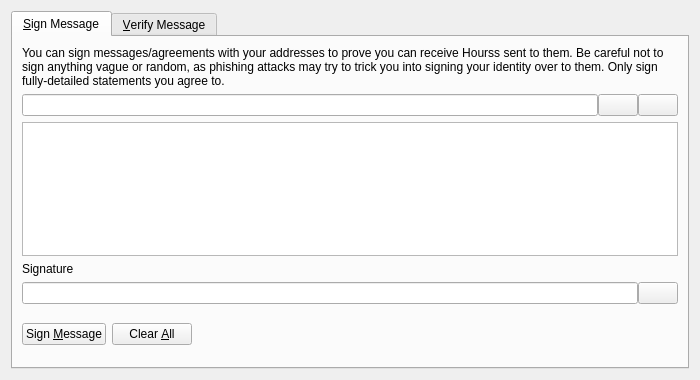
<?xml version="1.0" encoding="UTF-8"?>
<ui version="4.0">
 <class>SignVerifyMessageDialog</class>
 <widget class="QDialog" name="SignVerifyMessageDialog">
  <property name="geometry">
   <rect>
    <x>0</x>
    <y>0</y>
    <width>700</width>
    <height>380</height>
   </rect>
  </property>
  <property name="windowTitle">
   <string>Signatures - Sign / Verify a Message</string>
  </property>
  <property name="modal">
   <bool>true</bool>
  </property>
  <layout class="QVBoxLayout" name="verticalLayout">
   <item>
    <widget class="QTabWidget" name="tabWidget">
     <property name="currentIndex">
      <number>0</number>
     </property>
     <widget class="QWidget" name="tabSignMessage">
      <attribute name="title">
       <string>&amp;Sign Message</string>
      </attribute>
      <layout class="QVBoxLayout" name="verticalLayout_SM">
       <item>
        <widget class="QLabel" name="infoLabel_SM">
         <property name="text">
          <string>You can sign messages/agreements with your addresses to prove you can receive Hourss sent to them. Be careful not to sign anything vague or random, as phishing attacks may try to trick you into signing your identity over to them. Only sign fully-detailed statements you agree to.</string>
         </property>
         <property name="textFormat">
          <enum>Qt::PlainText</enum>
         </property>
         <property name="wordWrap">
          <bool>true</bool>
         </property>
        </widget>
       </item>
       <item>
        <layout class="QHBoxLayout" name="horizontalLayout_1_SM">
         <property name="spacing">
          <number>0</number>
         </property>
         <item>
          <widget class="QValidatedLineEdit" name="addressIn_SM">
           <property name="toolTip">
            <string>The Hours address to sign the message with</string>
           </property>
          </widget>
         </item>
         <item>
          <widget class="QPushButton" name="addressBookButton_SM">
           <property name="toolTip">
            <string>Choose previously used address</string>
           </property>
           <property name="text">
            <string/>
           </property>
           <property name="icon">
            <iconset resource="../bitcoin.qrc">
             <normaloff>:/icons/address-book</normaloff>:/icons/address-book</iconset>
           </property>
           <property name="shortcut">
            <string>Alt+A</string>
           </property>
           <property name="autoDefault">
            <bool>false</bool>
           </property>
          </widget>
         </item>
         <item>
          <widget class="QPushButton" name="pasteButton_SM">
           <property name="toolTip">
            <string>Paste address from clipboard</string>
           </property>
           <property name="text">
            <string/>
           </property>
           <property name="icon">
            <iconset resource="../bitcoin.qrc">
             <normaloff>:/icons/editpaste</normaloff>:/icons/editpaste</iconset>
           </property>
           <property name="shortcut">
            <string>Alt+P</string>
           </property>
           <property name="autoDefault">
            <bool>false</bool>
           </property>
          </widget>
         </item>
        </layout>
       </item>
       <item>
        <widget class="QPlainTextEdit" name="messageIn_SM">
         <property name="toolTip">
          <string>Enter the message you want to sign here</string>
         </property>
        </widget>
       </item>
       <item>
        <widget class="QLabel" name="signatureLabel_SM">
         <property name="text">
          <string>Signature</string>
         </property>
         <property name="textFormat">
          <enum>Qt::PlainText</enum>
         </property>
        </widget>
       </item>
       <item>
        <layout class="QHBoxLayout" name="horizontalLayout_2_SM">
         <property name="spacing">
          <number>0</number>
         </property>
         <item>
          <widget class="QLineEdit" name="signatureOut_SM">
           <property name="font">
            <font>
             <italic>true</italic>
            </font>
           </property>
           <property name="readOnly">
            <bool>true</bool>
           </property>
          </widget>
         </item>
         <item>
          <widget class="QPushButton" name="copySignatureButton_SM">
           <property name="toolTip">
            <string>Copy the current signature to the system clipboard</string>
           </property>
           <property name="text">
            <string/>
           </property>
           <property name="icon">
            <iconset resource="../bitcoin.qrc">
             <normaloff>:/icons/editcopy</normaloff>:/icons/editcopy</iconset>
           </property>
           <property name="autoDefault">
            <bool>false</bool>
           </property>
          </widget>
         </item>
        </layout>
       </item>
       <item>
        <layout class="QHBoxLayout" name="horizontalLayout_3_SM">
         <item>
          <widget class="QPushButton" name="signMessageButton_SM">
           <property name="toolTip">
            <string>Sign the message to prove you own this Hours address</string>
           </property>
           <property name="text">
            <string>Sign &amp;Message</string>
           </property>
           <property name="icon">
            <iconset resource="../bitcoin.qrc">
             <normaloff>:/icons/edit</normaloff>:/icons/edit</iconset>
           </property>
           <property name="autoDefault">
            <bool>false</bool>
           </property>
          </widget>
         </item>
         <item>
          <widget class="QPushButton" name="clearButton_SM">
           <property name="toolTip">
            <string>Reset all sign message fields</string>
           </property>
           <property name="text">
            <string>Clear &amp;All</string>
           </property>
           <property name="icon">
            <iconset resource="../bitcoin.qrc">
             <normaloff>:/icons/remove</normaloff>:/icons/remove</iconset>
           </property>
           <property name="autoDefault">
            <bool>false</bool>
           </property>
          </widget>
         </item>
         <item>
          <spacer name="horizontalSpacer_1_SM">
           <property name="orientation">
            <enum>Qt::Horizontal</enum>
           </property>
           <property name="sizeHint" stdset="0">
            <size>
             <width>40</width>
             <height>48</height>
            </size>
           </property>
          </spacer>
         </item>
         <item>
          <widget class="QLabel" name="statusLabel_SM">
           <property name="font">
            <font>
             <weight>75</weight>
             <bold>true</bold>
            </font>
           </property>
           <property name="text">
            <string/>
           </property>
           <property name="wordWrap">
            <bool>true</bool>
           </property>
          </widget>
         </item>
         <item>
          <spacer name="horizontalSpacer_2_SM">
           <property name="orientation">
            <enum>Qt::Horizontal</enum>
           </property>
           <property name="sizeHint" stdset="0">
            <size>
             <width>40</width>
             <height>48</height>
            </size>
           </property>
          </spacer>
         </item>
        </layout>
       </item>
      </layout>
     </widget>
     <widget class="QWidget" name="tabVerifyMessage">
      <attribute name="title">
       <string>&amp;Verify Message</string>
      </attribute>
      <layout class="QVBoxLayout" name="verticalLayout_VM">
       <item>
        <widget class="QLabel" name="infoLabel_VM">
         <property name="text">
          <string>Enter the receiver's address, message (ensure you copy line breaks, spaces, tabs, etc. exactly) and signature below to verify the message. Be careful not to read more into the signature than what is in the signed message itself, to avoid being tricked by a man-in-the-middle attack. Note that this only proves the signing party receives with the address, it cannot prove sendership of any transaction!</string>
         </property>
         <property name="textFormat">
          <enum>Qt::PlainText</enum>
         </property>
         <property name="alignment">
          <set>Qt::AlignLeading|Qt::AlignLeft|Qt::AlignTop</set>
         </property>
         <property name="wordWrap">
          <bool>true</bool>
         </property>
        </widget>
       </item>
       <item>
        <layout class="QHBoxLayout" name="horizontalLayout_1_VM">
         <property name="spacing">
          <number>0</number>
         </property>
         <item>
          <widget class="QValidatedLineEdit" name="addressIn_VM">
           <property name="toolTip">
            <string>The Hours address the message was signed with</string>
           </property>
          </widget>
         </item>
         <item>
          <widget class="QPushButton" name="addressBookButton_VM">
           <property name="toolTip">
            <string>Choose previously used address</string>
           </property>
           <property name="text">
            <string/>
           </property>
           <property name="icon">
            <iconset resource="../bitcoin.qrc">
             <normaloff>:/icons/address-book</normaloff>:/icons/address-book</iconset>
           </property>
           <property name="shortcut">
            <string>Alt+A</string>
           </property>
           <property name="autoDefault">
            <bool>false</bool>
           </property>
          </widget>
         </item>
        </layout>
       </item>
       <item>
        <widget class="QPlainTextEdit" name="messageIn_VM"/>
       </item>
       <item>
        <widget class="QValidatedLineEdit" name="signatureIn_VM"/>
       </item>
       <item>
        <layout class="QHBoxLayout" name="horizontalLayout_2_VM">
         <item>
          <widget class="QPushButton" name="verifyMessageButton_VM">
           <property name="toolTip">
            <string>Verify the message to ensure it was signed with the specified Hours address</string>
           </property>
           <property name="text">
            <string>Verify &amp;Message</string>
           </property>
           <property name="icon">
            <iconset resource="../bitcoin.qrc">
             <normaloff>:/icons/transaction_0</normaloff>:/icons/transaction_0</iconset>
           </property>
           <property name="autoDefault">
            <bool>false</bool>
           </property>
          </widget>
         </item>
         <item>
          <widget class="QPushButton" name="clearButton_VM">
           <property name="toolTip">
            <string>Reset all verify message fields</string>
           </property>
           <property name="text">
            <string>Clear &amp;All</string>
           </property>
           <property name="icon">
            <iconset resource="../bitcoin.qrc">
             <normaloff>:/icons/remove</normaloff>:/icons/remove</iconset>
           </property>
           <property name="autoDefault">
            <bool>false</bool>
           </property>
          </widget>
         </item>
         <item>
          <spacer name="horizontalSpacer_1_VM">
           <property name="orientation">
            <enum>Qt::Horizontal</enum>
           </property>
           <property name="sizeHint" stdset="0">
            <size>
             <width>40</width>
             <height>48</height>
            </size>
           </property>
          </spacer>
         </item>
         <item>
          <widget class="QLabel" name="statusLabel_VM">
           <property name="font">
            <font>
             <weight>75</weight>
             <bold>true</bold>
            </font>
           </property>
           <property name="text">
            <string/>
           </property>
           <property name="wordWrap">
            <bool>true</bool>
           </property>
          </widget>
         </item>
         <item>
          <spacer name="horizontalSpacer_2_VM">
           <property name="orientation">
            <enum>Qt::Horizontal</enum>
           </property>
           <property name="sizeHint" stdset="0">
            <size>
             <width>40</width>
             <height>48</height>
            </size>
           </property>
          </spacer>
         </item>
        </layout>
       </item>
      </layout>
     </widget>
    </widget>
   </item>
  </layout>
 </widget>
 <customwidgets>
  <customwidget>
   <class>QValidatedLineEdit</class>
   <extends>QLineEdit</extends>
   <header>qvalidatedlineedit.h</header>
  </customwidget>
 </customwidgets>
 <resources>
  <include location="../bitcoin.qrc"/>
 </resources>
 <connections/>
</ui>
